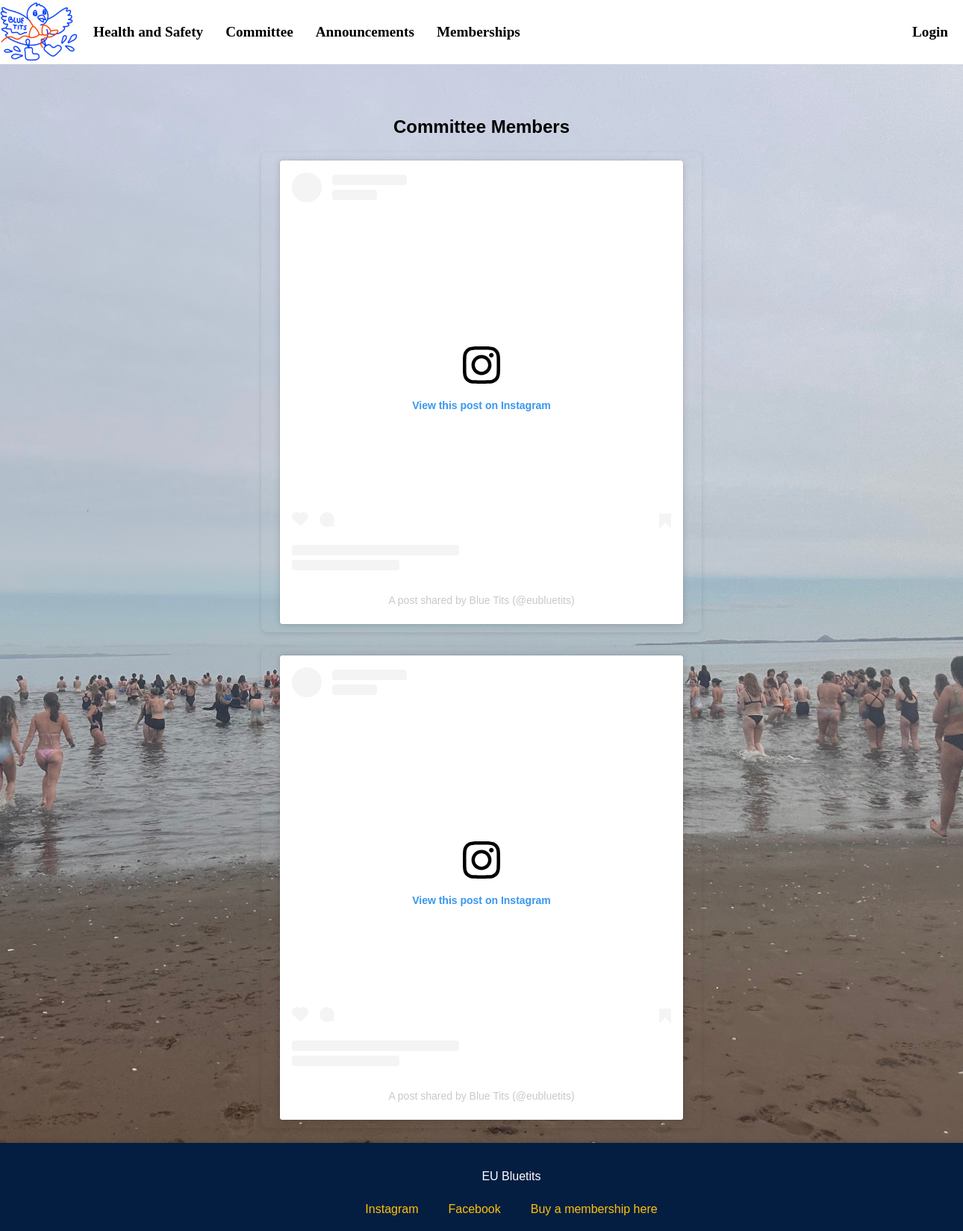
Screenshot of /committee with the database file from the repository.
### main.py (models this page shows)
class CommitteeMember(db.Model):
    id = db.Column(db.Integer, primary_key=True)
    embed = db.Column(db.String(1024), nullable=False)

### main.py (the view)
@app.route("/committee")
def committee():
    members = CommitteeMember.query.all()
    return render_template("committee.html", committee=members)

### templates/committee.html (shortened to what this page needs)
<!DOCTYPE html>
<html lang="en">
<head>
    <link rel="stylesheet" href="{{ url_for('static', filename='css/navBar.css') }}">
    <link rel="stylesheet" href="{{ url_for('static', filename='css/footer.css') }}">
    <link rel="stylesheet" href="{{ url_for('static', filename='css/committee.css') }}">
</head>
<body>
{% include 'navbar.html' %}
<main>
    <div class="page-content">
    <h2>Committee Members</h2>
    <div id="committee-members">
        {% for member in committee %}
        <div class="member">
            {% if member.embed %}
            <div class="committee-embed">
                {{ member.embed | safe }}
            </div>
            {% endif %}
        </div>
        {% endfor %}
    </div>
    </div>
</main>
{% include 'footer.html' %}
</body>
</html>

### static/css/committee.css (style rules this page uses)
body { background-image: url('/static/images/beachpictest.jpg'); background-size: cover; background-repeat: no-repeat; background-position: center; background-attachment: fixed; background-color: #f0f8ff; font-family: poppins, sans-serif; display: flex; flex-direction: column; min-height: 100vh; margin: 0; overflow-x: hidden; }
.page-content { flex: 1; }
.page-content h2 { text-align: center; }
.committee-embed { max-width: 570px; margin: 20px auto; padding: 10px; border-radius: 8px; box-shadow: 0 2px 6px rgba(0,0,0,0.1); display: flex; justify-content: center; }

### rows the page displays
CommitteeMember: embed "View this post on Instagram A post shared by Blue Tits (@eubluetits)"
CommitteeMember: embed "View this post on Instagram A post shared by Blue Tits (@eubluetits)"
